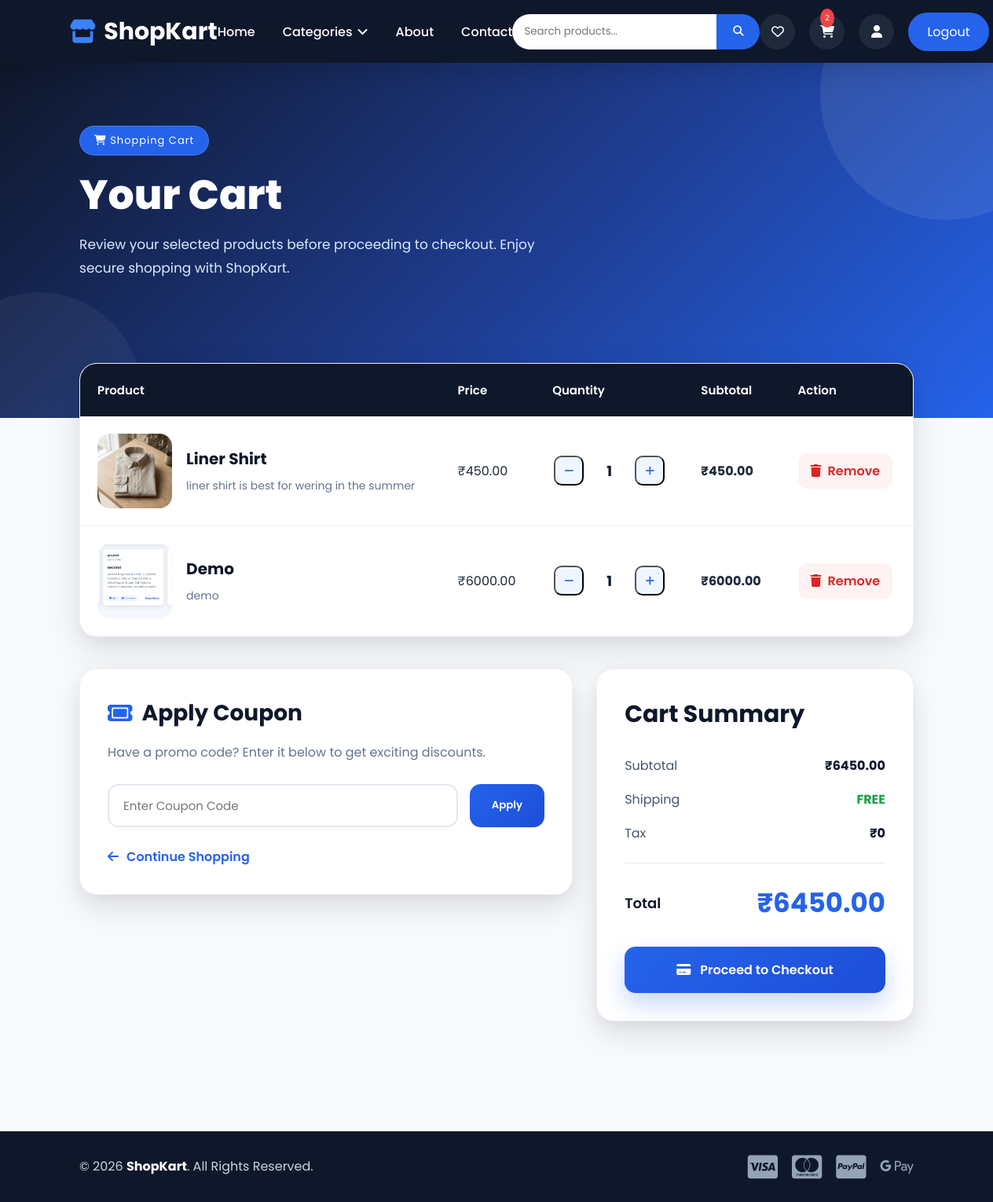
The app's page /cart/ (signed in) with its own data.
### user/models.py (models this page shows, shortened)
class Cart(models.Model):
    user = models.ForeignKey(User, on_delete=models.CASCADE)
    product = models.ForeignKey(Product, on_delete=models.CASCADE)
    quantity = models.PositiveIntegerField(default=1)
    created_at = models.DateTimeField(auto_now_add=True)
    @property
    def subtotal(self):
        return self.product.price * self.quantity

class Product(models.Model):
    name = models.CharField(max_length=100)
    detail = models.CharField(max_length=500)
    price = models.DecimalField(max_digits=10, decimal_places=2)
    quantity = models.PositiveIntegerField()
    category = models.ForeignKey(Category,on_delete=models.CASCADE)
    subCategory = models.ForeignKey(SubCategory,on_delete=models.CASCADE)
    childCategory = models.ForeignKey(ChildCategory,on_delete=models.CASCADE)
    image = models.FileField(upload_to="product",blank=True,null=True)
    createdAt = models.DateField(auto_now_add=True,null=True,blank=True)
    active = models.BooleanField(default=True)

### user/views.py (the view)
# urls.py: path("cart/" ,views.cart,name="cart"),
def cart(request):
    if "user_id" not in request.session:
        return redirect("/login")
    userId =request.session["user_id"]
    user = User.objects.get(id=userId)
    cart_items = Cart.objects.filter(user=user).select_related("product")
    total = sum(item.subtotal for item in cart_items)
    return render(request, "cart.html", {
        "cart_items": cart_items,
        "total": total,
    })

### user/context_processors.py (called while the page is built)
def global_data(request):
    user = None
    cart_count = 0
    wishlist_count = 0
    userId = request.session.get("user_id")
    if userId:
        user = User.objects.filter(id=userId).first()
        if user:
            cart_count = sum(cart.quantity for cart in Cart.objects.filter(user=user))
            wishlist_count = Wishlist.objects.filter(user=user).count()
    return {
        "categories": Category.objects.prefetch_related(
            "subcategories__childcategories"
        ),
        "user": user,
        "is_login": "username" in request.session,
        "cart_count": cart_count,
        "wishlist_count": wishlist_count,
    }

### user/templates/cart.html (shortened to what this page needs)
{% load static %}
<!doctype html>
<html lang="en">
  <head>
    <link rel="stylesheet" href="{% static 'css/style.css' %}" />
    <link rel="stylesheet" href="{% static 'css/cart.css' %}" />
    <link
      rel="stylesheet"
      href="https://cdnjs.cloudflare.com/ajax/libs/font-awesome/6.7.1/css/all.min.css"
    />
  </head>
  <body>
    {% include "navbar.html" %}
    <section class="cart-hero">
      <div class="hero-content">
        <span class="hero-tag">
          <i class="fa-solid fa-cart-shopping"></i>
          Shopping Cart
        </span>
        <h1>Your Cart</h1>
        <p>
          Review your selected products before proceeding to checkout. Enjoy
          secure shopping with ShopKart.
        </p>
      </div>
    </section>
    <section class="cart-section">
      <div class="cart-container">
        {% if cart_items %}
        <div class="cart-table">
          <table>
            <thead>
              <tr>
                <th>Product</th>
                <th>Price</th>
                <th>Quantity</th>
                <th>Subtotal</th>
                <th>Action</th>
              </tr>
            </thead>
            <tbody>
              {% for item in cart_items %}
              <tr>
                <td>
                  <div class="product-info">
                    <div class="product-image">
                      {% if item.product.image %}
                      <img
                        src="{{ item.product.image.url }}"
                        alt="{{ item.product.name }}"
                      />
                      {% else %}
                      <img src="https://placehold.co/120x120" alt="No Image" />
                      {% endif %}
                    </div>
                    <div class="product-details">
                      <h3>{{ item.product.name }}</h3>
                      <p>{{ item.product.detail|truncatechars:70 }}</p>
                    </div>
                  </div>
                </td>
                <td>₹{{ item.product.price }}</td>
                <td>
                  <div class="quantity-box">
                    <button
                      type="button"
                      data-id="{{item.id}}"
                      data-url="{% url 'decreaseCart' item.id %}"
                      class="qty-btn decreaseBtn"
                    >
                      <i class="fa-solid fa-minus"></i>
                    </button>
                    <span id="qty-{{ item.id }}">{{ item.quantity }}</span>
                    <button
                      type="button"
                      data-id="{{item.id}}"
                      data-url="{% url 'increaseCart' item.id %}"
                      class="qty-btn increaseBtn"
                    >
                      <i class="fa-solid fa-plus"></i>
                    </button>
                  </div>
                </td>
                <td>
                  <strong id="subtotal-{{ item.id }}">
                    ₹{{ item.subtotal }}
                  </strong>
                </td>
                <td>
                  <but
                    type="button"
                    data-id="{{item.id}}"
                    data-url="{% url 'removeFromCart' item.id %}"
                    class="remove-btn"
                  >
                    <i class="fa-solid fa-trash"></i>
                    Remove
                  </but>
                </td>
              </tr>
              {% endfor %}
            </tbody>
          </table>
        </div>
        <div class="cart-bottom">
           <div class="coupon-card">
            <h3>
              <i class="fa-solid fa-ticket"></i>
              Apply Coupon
            </h3>
            <p>Have a promo code? Enter it below to get exciting discounts.</p>
            <form action="#" method="POST">
              <div class="coupon-box">
                <input
                  type="text"
                  name="coupon"
                  placeholder="Enter Coupon Code"
                />
                <button type="submit">Apply</button>
              </div>
            </form>
            <a href="{% url 'home' %}" class="continue-btn">
              <i class="fa-solid fa-arrow-left"></i>
              Continue Shopping
            </a>
          </div>
          <div class="summary-card">
            <h2>Cart Summary</h2>
            <div class="summary-row">
              <span> Subtotal </span>
              <strong id="subtotal-{{ item.id }}"> ₹{{ total }} </strong>
            </div>
            <div class="summary-row">
              <span> Shipping </span>
              <strong class="free"> FREE </strong>
            </div>
            <div class="summary-row">
              <span> Tax </span>
              <strong> ₹0 </strong>
            </div>
            <hr />
            <div class="summary-total">
              <span> Total </span>
              <h3 id="cart-total">₹{{ total }}</h3>
            </div>
            <a href="{% url 'checkout' %}" class="checkout-btn">
              <i class="fa-solid fa-credit-card"></i>
              Proceed to Checkout
            </a>
          </div>
        </div>
        {% endif %}
      </div>
    </section>
    <footer class="cart-footer">
      <div class="footer-content">
        <p>© 2026 <strong>ShopKart</strong>. All Rights Reserved.</p>
        <div class="footer-icons">
          <i class="fa-brands fa-cc-visa"></i>
          <i class="fa-brands fa-cc-mastercard"></i>
          <i class="fa-brands fa-cc-paypal"></i>
          <i class="fa-brands fa-google-pay"></i>
        </div>
      </div>
    </footer>
  </body>
</html>

### static/css/style.css (style rules this page uses)
* { margin: 0; padding: 0; box-sizing: border-box; font-family: "Poppins", sans-serif; }
html { scroll-behavior: smooth; }
body { background: #f8fafc; color: #1e293b; overflow-x: hidden; }
a { text-decoration: none; }
img { width: 100%; display: block; }
section { padding: 80px 8%; }
.hero-content { flex: 1; max-width: 650px; }
.hero-content span { display: inline-block; background: #2563eb; padding: 8px 18px; border-radius: 40px; font-size: 13px; letter-spacing: 1px; margin-bottom: 20px; }
.hero-content h1 { font-size: 65px; line-height: 1.15; font-weight: 800; margin-bottom: 20px; }
.hero-content p { font-size: 18px; line-height: 1.8; color: #e2e8f0; margin-bottom: 35px; }
footer { background: #0f172a; color: #fff; margin-top: 100px; }

### records on screen
Cart: product.image (picture), product.name "Liner Shirt", product.detail "liner shirt is best for wering in the summer", product.price "450.00", quantity "1", subtotal "450.00"
Cart: product.image (picture), product.name "Demo", product.detail "demo", product.price "6000.00", quantity "1", subtotal "6000.00"

### other values on screen
{{ cart_count }} "2"
{{ total }} "6450.00"
